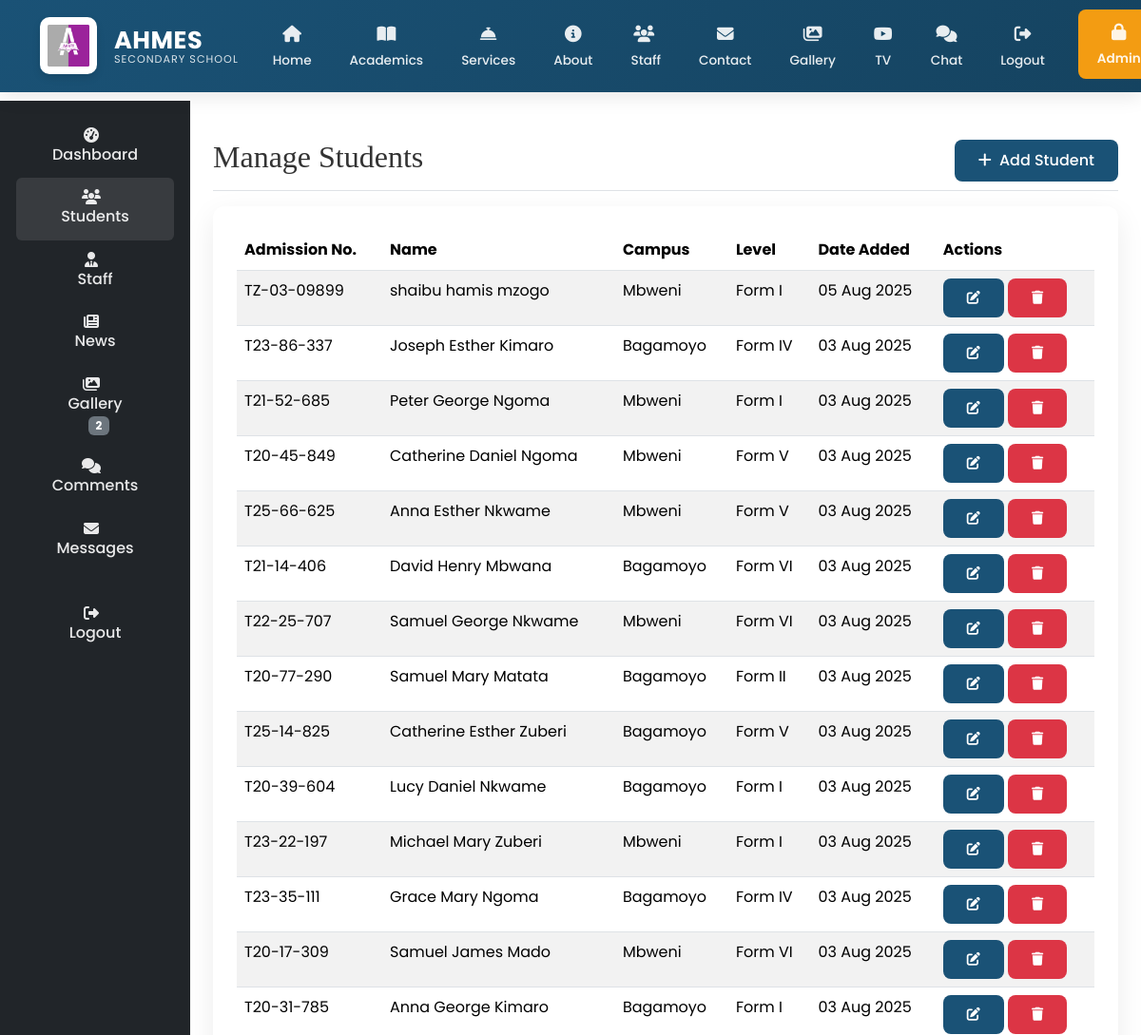
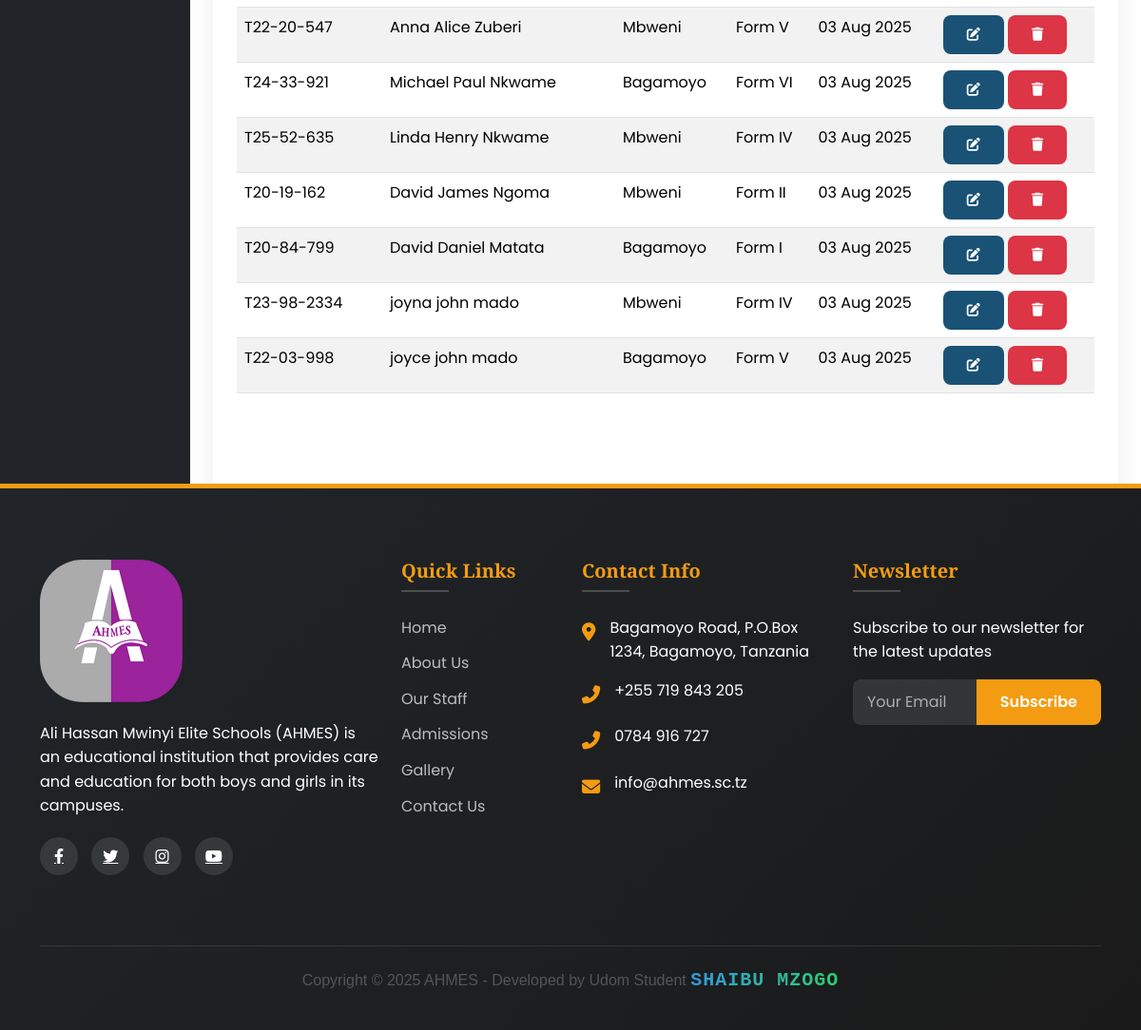
The app's page /ad/students/ (signed in) with its own data (2 pictures, top to bottom).
### main/models.py (models this page shows, shortened)
class Student(models.Model):
    GENDER_CHOICES = [
        ('M', 'Male'),
        ('F', 'Female'),
    ]
    user = models.OneToOneField(
        User,
        on_delete=models.CASCADE,
        related_name='student_profile',
        null=True,
        blank=True
    )
    first_name = models.CharField(max_length=100)
    middle_name = models.CharField(max_length=100, blank=True)
    last_name = models.CharField(max_length=100)
    gender = models.CharField(max_length=1, choices=GENDER_CHOICES)
    date_of_birth = models.DateField()
    admission_number = models.CharField(max_length=20, unique=True)
    campus = models.ForeignKey(
        Campus,
        on_delete=models.CASCADE,
        related_name='students'
    )
    level = models.ForeignKey(
        Level,
        on_delete=models.CASCADE,
        related_name='students'
    )
    admission_date = models.DateField()
    parent = models.ForeignKey(
        Parent,
        on_delete=models.CASCADE,
        related_name='students',
        null=True,
        blank=True
    )
    profile_picture = CloudinaryField(
        'students/profile_pictures',
        folder="school/students/profile_pictures",
        transformation={'quality': 'auto:good', 'width': 300, 'height': 300, 'crop': 'fill'},
        blank=True,
        null=True
    )
    created_at = models.DateTimeField(auto_now_add=True)
    updated_at = models.DateTimeField(auto_now=True)
    class Meta:
        ordering = ['-created_at']
        verbose_name = 'Student'
        verbose_name_plural = 'Students'

class Campus(models.Model):
    name = models.CharField(max_length=100)
    location = models.CharField(max_length=200)
    description = models.TextField()
    image = CloudinaryField('campuses', folder="school/campuses",
                          transformation={'quality': 'auto:good'})

class Level(models.Model):
    name = models.CharField(max_length=100)
    description = models.TextField()

### main/views.py (the view)
# urls.py: path('ad/students/', views.manage_students, name='manage_students'),
@login_required
@user_passes_test(is_admin)
def manage_students(request):
    students = Student.objects.all().order_by('-created_at')
    return render(request, 'main/manage_students.html', {'students': students})

### main/context_processors.py (called while the page is built)
def admin_counts(request):
    if request.user.is_authenticated and request.user.is_admin:
        return {
            'pending_comments': Comment.objects.filter(is_approved=False).count(),
            'gallery_count': Gallery.objects.count(),
        }
    return {}

def unread_messages_count(request):
    if request.user.is_authenticated:
        count = Message.objects.filter(
            conversation__participants=request.user,
            is_read=False
        ).exclude(
            sender=request.user
        ).count()
        print(f"DEBUG: Unread messages count for {request.user}: {count}")  # Debug output
        return {'unread_messages_count': count}
    return {}

### main/models.py (called while the page is built)
    def __str__(self):
        return self.username

### main/views.py (called while the page is built)
def is_admin(user):
    return user.is_authenticated and user.is_admin

### main/templates/main/manage_students.html (shortened to what this page needs)
{% extends 'main/base.html' %}
{% load static %}
{% block content %}
<div class="container-fluid">
  <div class="row">
    {% include 'main/sidebar.html' %}
    <main class="col-md-9 ms-sm-auto col-lg-10 px-md-4 py-4">
      <div class="d-flex justify-content-between flex-wrap flex-md-nowrap align-items-center pt-3 pb-2 mb-3 border-bottom">
        <h1 class="h2">Manage Students</h1>
        <div class="btn-toolbar mb-2 mb-md-0">
          <a href="{% url 'add_student' %}" class="btn btn-primary">
            <i class="fas fa-plus me-1"></i> Add Student
          </a>
        </div>
      </div>
      <div class="card">
        <div class="card-body">
          <div class="table-responsive">
            <table class="table table-striped table-hover">
              <thead>
                <tr>
                  <th>Admission No.</th>
                  <th>Name</th>
                  <th>Campus</th>
                  <th>Level</th>
                  <th>Date Added</th>
                  <th>Actions</th>
                </tr>
              </thead>
              <tbody>
                {% for student in students %}
                <tr>
                  <td>{{ student.admission_number }}</td>
                  <td>{{ student.first_name }} {{ student.middle_name }} {{student.last_name}}</td>
                  <td>{{ student.campus.name }}</td>
                  <td>{{ student.level.name }}</td>
                  <td>{{ student.created_at|date:"d M Y" }}</td>
                  <td>
                    <a href="{% url 'edit_student' student.pk %}" class="btn btn-sm btn-primary">
                      <i class="fas fa-edit"></i>
                    </a>
                    <a href="{% url 'delete_student' student.pk %}" class="btn btn-sm btn-danger">
                      <i class="fas fa-trash"></i>
                    </a>
                  </td>
                </tr>
                {% empty %}
                <tr>
                  <td colspan="6" class="text-center">No students found</td>
                </tr>
                {% endfor %}
              </tbody>
            </table>
          </div>
        </div>
      </div>
    </main>
  </div>
</div>
{% endblock %}

### records on screen
Student: admission_number "TZ-03-09899", first_name "shaibu", middle_name "hamis", last_name "mzogo", campus.name "Mbweni", level.name "Form I", created_at "05 Aug 2025"
Student: admission_number "T23-86-337", first_name "Joseph", middle_name "Esther", last_name "Kimaro", campus.name "Bagamoyo", level.name "Form IV", created_at "03 Aug 2025"
Student: admission_number "T21-52-685", first_name "Peter", middle_name "George", last_name "Ngoma", campus.name "Mbweni", level.name "Form I", created_at "03 Aug 2025"
Student: admission_number "T20-45-849", first_name "Catherine", middle_name "Daniel", last_name "Ngoma", campus.name "Mbweni", level.name "Form V", created_at "03 Aug 2025"
Student: admission_number "T25-66-625", first_name "Anna", middle_name "Esther", last_name "Nkwame", campus.name "Mbweni", level.name "Form V", created_at "03 Aug 2025"
Student: admission_number "T21-14-406", first_name "David", middle_name "Henry", last_name "Mbwana", campus.name "Bagamoyo", level.name "Form VI", created_at "03 Aug 2025"
Student: admission_number "T22-25-707", first_name "Samuel", middle_name "George", last_name "Nkwame", campus.name "Mbweni", level.name "Form VI", created_at "03 Aug 2025"
Student: admission_number "T20-77-290", first_name "Samuel", middle_name "Mary", last_name "Matata", campus.name "Bagamoyo", level.name "Form II", created_at "03 Aug 2025"
Student: admission_number "T25-14-825", first_name "Catherine", middle_name "Esther", last_name "Zuberi", campus.name "Bagamoyo", level.name "Form V", created_at "03 Aug 2025"
Student: admission_number "T20-39-604", first_name "Lucy", middle_name "Daniel", last_name "Nkwame", campus.name "Bagamoyo", level.name "Form I", created_at "03 Aug 2025"
Student: admission_number "T23-22-197", first_name "Michael", middle_name "Mary", last_name "Zuberi", campus.name "Mbweni", level.name "Form I", created_at "03 Aug 2025"
Student: admission_number "T23-35-111", first_name "Grace", middle_name "Mary", last_name "Ngoma", campus.name "Bagamoyo", level.name "Form IV", created_at "03 Aug 2025"
Student: admission_number "T20-17-309", first_name "Samuel", middle_name "James", last_name "Mado", campus.name "Mbweni", level.name "Form VI", created_at "03 Aug 2025"
Student: admission_number "T20-31-785", first_name "Anna", middle_name "George", last_name "Kimaro", campus.name "Bagamoyo", level.name "Form I", created_at "03 Aug 2025"
Student: admission_number "T22-20-547", first_name "Anna", middle_name "Alice", last_name "Zuberi", campus.name "Mbweni", level.name "Form V", created_at "03 Aug 2025"
Student: admission_number "T24-33-921", first_name "Michael", middle_name "Paul", last_name "Nkwame", campus.name "Bagamoyo", level.name "Form VI", created_at "03 Aug 2025"
Student: admission_number "T25-52-635", first_name "Linda", middle_name "Henry", last_name "Nkwame", campus.name "Mbweni", level.name "Form IV", created_at "03 Aug 2025"
Student: admission_number "T20-19-162", first_name "David", middle_name "James", last_name "Ngoma", campus.name "Mbweni", level.name "Form II", created_at "03 Aug 2025"
Student: admission_number "T20-84-799", first_name "David", middle_name "Daniel", last_name "Matata", campus.name "Bagamoyo", level.name "Form I", created_at "03 Aug 2025"
Student: admission_number "T23-98-2334", first_name "joyna", middle_name "john", last_name "mado", campus.name "Mbweni", level.name "Form IV", created_at "03 Aug 2025"
Student: admission_number "T22-03-998", first_name "joyce", middle_name "john", last_name "mado", campus.name "Bagamoyo", level.name "Form V", created_at "03 Aug 2025"

### other values on screen
{{ gallery_count }} "2"
